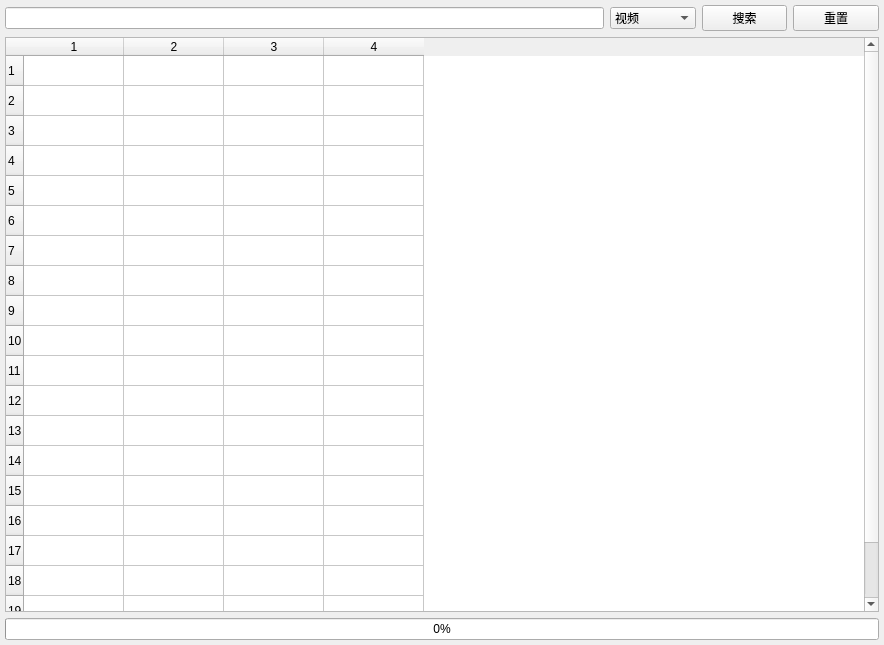
<?xml version="1.0" encoding="UTF-8"?>
<ui version="4.0">
 <class>Form</class>
 <widget class="QWidget" name="Form">
  <property name="geometry">
   <rect>
    <x>0</x>
    <y>0</y>
    <width>884</width>
    <height>645</height>
   </rect>
  </property>
  <property name="windowTitle">
   <string>Form</string>
  </property>
  <layout class="QHBoxLayout" name="horizontalLayout_2">
   <property name="leftMargin">
    <number>5</number>
   </property>
   <property name="topMargin">
    <number>5</number>
   </property>
   <property name="rightMargin">
    <number>5</number>
   </property>
   <property name="bottomMargin">
    <number>5</number>
   </property>
   <item>
    <layout class="QVBoxLayout" name="verticalLayout">
     <item>
      <layout class="QHBoxLayout" name="horizontalLayout" stretch="7,1,1,1">
       <item>
        <widget class="QLineEdit" name="lineEdit"/>
       </item>
       <item>
        <widget class="QComboBox" name="comboBox">
         <item>
          <property name="text">
           <string>视频</string>
          </property>
         </item>
         <item>
          <property name="text">
           <string>音乐</string>
          </property>
         </item>
         <item>
          <property name="text">
           <string>百科</string>
          </property>
         </item>
        </widget>
       </item>
       <item>
        <widget class="QPushButton" name="searchButton">
         <property name="text">
          <string>搜索</string>
         </property>
        </widget>
       </item>
       <item>
        <widget class="QPushButton" name="resetButton">
         <property name="text">
          <string>重置</string>
         </property>
        </widget>
       </item>
      </layout>
     </item>
     <item>
      <widget class="QStackedWidget" name="stackedWidget">
       <property name="currentIndex">
        <number>1</number>
       </property>
       <widget class="QWidget" name="page_Video">
        <layout class="QHBoxLayout" name="horizontalLayout_3">
         <property name="leftMargin">
          <number>0</number>
         </property>
         <property name="topMargin">
          <number>0</number>
         </property>
         <property name="rightMargin">
          <number>0</number>
         </property>
         <property name="bottomMargin">
          <number>0</number>
         </property>
         <item>
          <widget class="QTableWidget" name="tableWidget_Video">
           <property name="rowCount">
            <number>20</number>
           </property>
           <property name="columnCount">
            <number>4</number>
           </property>
           <row/>
           <row/>
           <row/>
           <row/>
           <row/>
           <row/>
           <row/>
           <row/>
           <row/>
           <row/>
           <row/>
           <row/>
           <row/>
           <row/>
           <row/>
           <row/>
           <row/>
           <row/>
           <row/>
           <row/>
           <column/>
           <column/>
           <column/>
           <column/>
          </widget>
         </item>
        </layout>
       </widget>
       <widget class="QWidget" name="page_Music">
        <layout class="QHBoxLayout" name="horizontalLayout_4">
         <property name="leftMargin">
          <number>0</number>
         </property>
         <property name="topMargin">
          <number>0</number>
         </property>
         <property name="rightMargin">
          <number>0</number>
         </property>
         <property name="bottomMargin">
          <number>0</number>
         </property>
         <item>
          <widget class="QTableWidget" name="tableWidget_Music">
           <property name="rowCount">
            <number>20</number>
           </property>
           <property name="columnCount">
            <number>4</number>
           </property>
           <row/>
           <row/>
           <row/>
           <row/>
           <row/>
           <row/>
           <row/>
           <row/>
           <row/>
           <row/>
           <row/>
           <row/>
           <row/>
           <row/>
           <row/>
           <row/>
           <row/>
           <row/>
           <row/>
           <row/>
           <column/>
           <column/>
           <column/>
           <column/>
          </widget>
         </item>
        </layout>
       </widget>
       <widget class="QWidget" name="page_Search">
        <layout class="QHBoxLayout" name="horizontalLayout_5">
         <property name="leftMargin">
          <number>0</number>
         </property>
         <property name="topMargin">
          <number>0</number>
         </property>
         <property name="rightMargin">
          <number>0</number>
         </property>
         <property name="bottomMargin">
          <number>0</number>
         </property>
        </layout>
       </widget>
      </widget>
     </item>
     <item>
      <widget class="QProgressBar" name="progressBar">
       <property name="value">
        <number>0</number>
       </property>
      </widget>
     </item>
    </layout>
   </item>
  </layout>
 </widget>
 <resources/>
 <connections/>
</ui>
